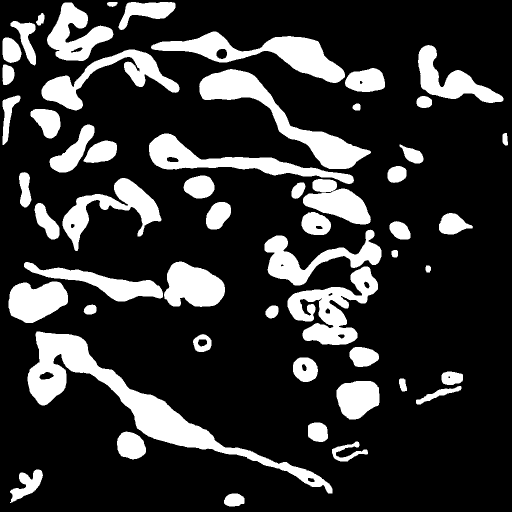
%> input picture projec_01_图像物理量计算/mask.png, 1024 x 1024 px (shown at 1/2 size)
$ octave curvature_.m   (GNU Octave 9; MATLAB toolbox functions it lacks are replaced by stand-ins)
%> lines starting %> are read from the running program, lines starting %| are printed output that depends on the picture; in (x1, y1, x2, y2) boxes, pixels count from 0 and x2, y2 are one past the last pixel; in counts of white or black regions, pixels touching at a corner belong together; the program's own positions count from 1
### functions/angle/bifurFind.m
function bifurPoints=bifurFind(SkelImg)
% 功能：
% 输入：
% 输出：
I = SkelImg;
[H,W] = size(I);
bifurPoints = [];
[a,b] = find(I==1); %索引所有中心线像素点的行列坐标
neiBlock_row = [-1, -1, -1,  0, 0, 1, 1, 1];
neiBlock_col = [-1,  0,  1, -1, 1,-1, 0, 1];
% 遍历每个像素点，得到其邻域数目
for m=1:length(a)
    pointX = a(m);pointY = b(m); %当前搜索点
    searchPoints = [pointX+neiBlock_row;pointY+neiBlock_col]';
    num = 0; %计算邻接像素数目
    for n=1:8
        if (searchPoints(n,1)>0 && searchPoints(n,1)<H) &&... % 注意：可能临域索引超出图像边框
                (searchPoints(n,2)>0 && searchPoints(n,2)<W)
            if I(searchPoints(n,1),searchPoints(n,2))==1
                num = num+1;
            end
        end
    end
    % 根据邻接像素数目判别当前点的属性（端点,中间点,分叉点）
    if num>=3
        bifurPoints = [bifurPoints;[pointX,pointY]]; % 分叉点
    end
end

### functions/angle/segment_extraction.m
function [adj_cell,bifurPointsNum,bifurPoints_mean,endPoints,deleteImg] =segment_extraction(SkelImg)
% 功能：
% 输入：
% 输出：
I = SkelImg;
bifurPoints = bifurFind(I);
%% ==========最近邻搜索求每个分叉点群的平均==========
neighbors = neighborFind(bifurPoints,5);%在所有分叉点列表中找到属于同一个分叉的点的索引
bifurPoints_mean = neighborMean(neighbors,bifurPoints);%用其中一个点代替一个分叉点群
bifurPointsNum = size(bifurPoints_mean,1);                                 % √ 分叉点个数
deleteImg = bifur_delete(I,bifurPoints);
endPoints = endFind(deleteImg);
% 可视化分叉点和端点
% figure,imshow(I)
% hold on
% plot(bifurPoints_mean(:,2),bifurPoints_mean(:,1),'o','MarkerFaceColor','cyan');
% plot(endPoints(:,2),endPoints(:,1),'.','color','red');
%%
segNum = 0;%记录中心线段数目 没约束没有中心线的情况
seen = [0,0];%用于存储所有已经被索引过的像素点
adj_cell={};%用于存储所有分支
for i=1:size(endPoints,1) %从每个端点开始索引
    pointNow = endPoints(i,:);
    if ~ismember(pointNow,seen,'rows')
        pointSave = [];
        pointSave = [pointSave;pointNow];
        seen = [seen;pointNow];
        while 1
            [adj_,~] = adj_search(pointNow,deleteImg);%返回当前点的邻接像素数目和坐标矩阵
            if isempty(adj_)    %孤立点情况
                segNum = segNum+1;
                adj_cell{1,segNum}=pointSave;
                adj_cell{2,segNum}=segNum;
                break
            end
            C = setdiff(adj_,seen,'rows'); %这里有问题！！！！！！没考虑到更复杂的情况 这里假设C解出来只有一个点 理想化了
            pointSave = [pointSave;C];
            seen = [seen;C];
            pointNow = C;
            % 终止条件：遇到端点或者分叉点
            if ismember(pointNow,endPoints,'rows')
                segNum = segNum+1;
                adj_cell{1,segNum}=pointSave;
                adj_cell{2,segNum}=segNum;
                break
            end
        end
    end
end
%% -------------定义显示-------------
% [9 lines of commented-out code are left out]

### functions/angle/neighborFind.m
function neighbors = neighborFind(bifurPoints,radius)
% 2022/7/12 yuShuai
% 输入所有分叉点候选点bifurPoints
% 输入搜索半径radius
% 输出同一个radius范围内的点群集neighbors
%% ==========最近邻搜索求每个分叉点群的平均==========
% [13 lines of commented-out code are left out]


MD2 = createns(bifurPoints(:,1:2),'NSMethod','kdtree','Distance','euclidean'); % 最近邻搜索器对象
seen = [];
seen_ = [];
neighbors = [];
seen_num = 1;
for i =1:size(MD2.X,1)
    point = bifurPoints(i,1:2); % 某个分叉点
    check_point=rangesearch(MD2,point,radius); % 查找某个端点周围指定距离内的所有邻居(为point点找到距离RADIUS范围内的x中的所有点)
    if ~ismember(sum(check_point{1}),seen)
        neighbors{seen_num} = check_point{1};
        seen = [seen;sum(check_point{1})];
        seen_num = seen_num+1;
    end
    if ismember(sum(check_point{1}),seen)
        index_lis = find(seen==sum(check_point{1}));
        for j = 1:length(index_lis)
            aa = sort(neighbors{index_lis(j)}); % 可能有多个seen，但先不考虑
            bb = sort(check_point{1});
            if ~isequal(aa,bb)
                neighbors{seen_num} = check_point{1};
                seen = [seen;sum(check_point{1})];
                seen_num = seen_num+1;
            end
        end
    end
end

### projec_01_图像物理量计算/curvature_.m
%% test one segment part
% [31 lines of commented-out code are left out]
%%
mask = imread('mask.png');
%> mask is the input picture: size 1024x1024 uint8; 20% white; 55 white regions, largest, box (x1, y1, x2, y2) and area: (55, 663, 665, 987) 28500, (398, 138, 742, 338) 15219, (302, 63, 690, 166) 13602
mask_binary = imbinarize(mask); %二值化mask结果
SkelImg = bwmorph(mask_binary,'skel',Inf);
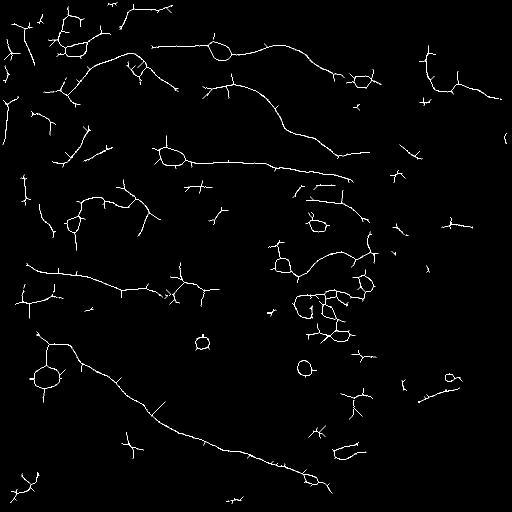
%> SkelImg: size 1024x1024 logical (shown at 1/2 size); 1.1% white in thin lines or dots
figure,imshow(SkelImg)
hold on
[adj_cell,bifurPointsNum] = segment_extraction(SkelImg);
%> in bifurFind, `[a,b] = find(I==1);`: a = 11398 values from 5 to 1008; b = 11398 values from 6 to 1014
%> the loop in bifurFind, `for m=1:length(a)` made 11398 passes
%> (pointX, pointY, bifurPoints) on passes 3, 7, 8, 14, 15: (162, 7, [161 7; 162 7]), (161, 8, [161 7; 162 7; 161 8]), (162, 8, [161 7; 162 7; 161 8; 162 8]), (161, 9, [161 7; 162 7; 161 8; 162 8; 161 9]), (162, 9, [161 7; 162 7; 161 8; 162 8; 161 9; 162 9])
%> (pointX, pointY) on passes 1, 2, 4, 5, 6, 9: (290, 6), (161, 7), (201, 7), (288, 7), (289, 7), (202, 8)
%> the run ends on the next line
